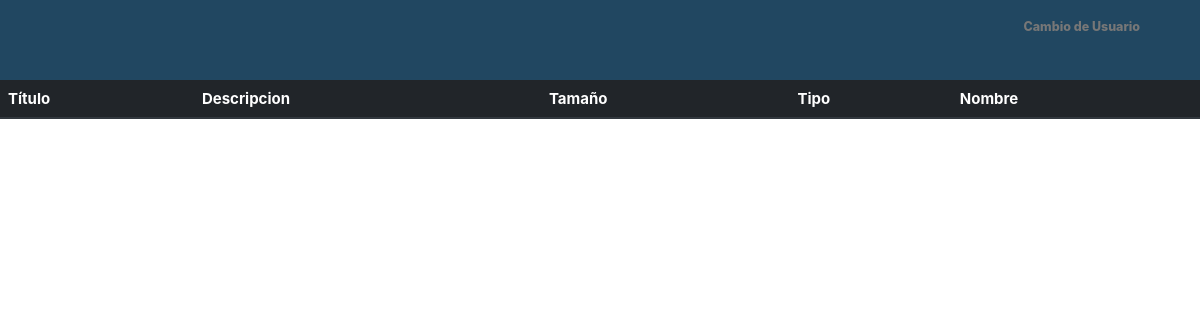
Before: /index.php/alumno/verlista with the older database file.
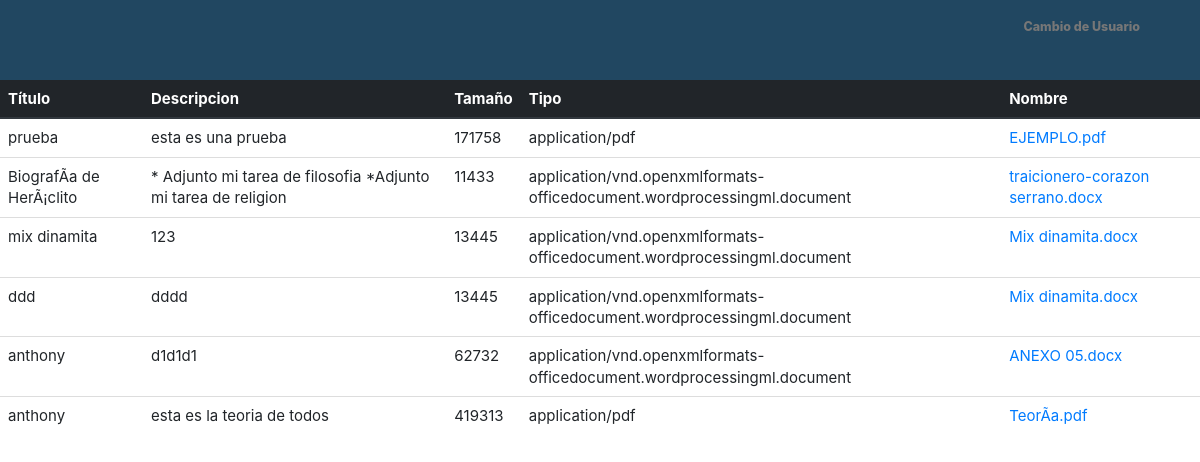
After: the same page with the newer database file.
### tables this page shows
CREATE TABLE `tbl_documentos` (
  `id_documento` int(10) unsigned NOT NULL AUTO_INCREMENT,
  `titulo` varchar(150) DEFAULT NULL,
  `descripcion` mediumtext,
  `tamanio` int(10) unsigned DEFAULT NULL,
  `tipo` varchar(150) DEFAULT NULL,
  `nombre_archivo` varchar(255) DEFAULT NULL,
  PRIMARY KEY (`id_documento`)
);

### application/controllers/Alumno.php (called while the page is built, shortened)
<?php
class alumno extends CI_Controller {
    function __construct() {
        $this->load->model("m_alumno");
    }
    public function verlista() {
        $this->load->view("lista");
    }
}
?>

### index.php (called while the page is built, shortened)
<?php
require_once BASEPATH.'core/CodeIgniter.php';

### application/views/config.inc.php (called while the page is built, shortened)
<?php
class Conect_MySql {
     var $obj = array ( "dbname"	=>	"intranet",
                       "dbuser"		=>	"root"		,
                       "dbpwd"		=>	""		,
                       "dbhost"		=>	"localhost"	);
     var $db_connect_id = "";
    private function connect(){
		$this->db_connect_id = mysqli_connect($this->obj['dbhost'],$this->obj['dbuser'],$this->obj['dbpwd'],$this->obj['dbname']);
  }
function execute($query) {
        $this->q_id = mysqli_query($this->db_connect_id,$query);
	return $this->q_id;
    }
  public function fetch_row($q_id = "") {
        $result = mysqli_fetch_array($q_id);
        return $result;
    }
}
?>

### application/views/lista.php (the view, shortened to what this page needs)
<!DOCTYPE html>
<html>
    <head>
    </head>
    <body>
  <table class="table"  style=" font-size: 15px; ">
         <thead class="thead-dark">
                <tr>
                  <th scope="col">Título</th>
                  <th scope="col">Descripcion</th>
                  <th scope="col">Tamaño</th>
                  <th scope="col">Tipo</th>
                  <th scope="col">Nombre</th>
                </tr>
        </thead>
        <?php
        include 'config.inc.php';
        $db=new Conect_MySql();
            $sql = "select  * from tbl_documentos";
            $query = $db->execute($sql);
            while($datos=$db->fetch_row($query)){
                ?>
            <tr>
                <td><?php echo $datos['titulo']; ?></td>
                <td><?php echo $datos['descripcion']; ?></td>
                <td><?php echo $datos['tamanio']; ?></td>
                <td><?php echo $datos['tipo']; ?></td>
                <td><a href="<?= site_url('Alumno/VerArchivos');?>?id=<?php echo $datos['id_documento']?>"><?php echo $datos['nombre_archivo']; ?></a></td>
            </tr>
          <?php  } ?>
        </table>
    </body>
</html>

Changed rows visible on the page:
added tbl_documentos: titulo "prueba", descripcion "esta es una prueba", tamanio "171758", tipo "application/pdf", nombre_archivo "EJEMPLO.pdf"
added tbl_documentos: titulo "BiografÃ­a de HerÃ¡clito", descripcion "* Adjunto mi tarea de filosofia *Adjunto mi tarea de religion", tamanio "11433", tipo "application/vnd.openxmlformats-officedocument.wordprocessingml.document", nombre_archivo "traicionero-corazon serrano.docx"
added tbl_documentos: titulo "mix dinamita", descripcion "123", tamanio "13445", tipo "application/vnd.openxmlformats-officedocument.wordprocessingml.document", nombre_archivo "Mix dinamita.docx"
added tbl_documentos: titulo "ddd", descripcion "dddd", tamanio "13445", tipo "application/vnd.openxmlformats-officedocument.wordprocessingml.document", nombre_archivo "Mix dinamita.docx"
added tbl_documentos: titulo "anthony", descripcion "d1d1d1", tamanio "62732", tipo "application/vnd.openxmlformats-officedocument.wordprocessingml.document", nombre_archivo "ANEXO 05.docx"
added tbl_documentos: titulo "anthony", descripcion "esta es la teoria de todos", tamanio "419313", tipo "application/pdf", nombre_archivo "TeorÃ­a.pdf"
